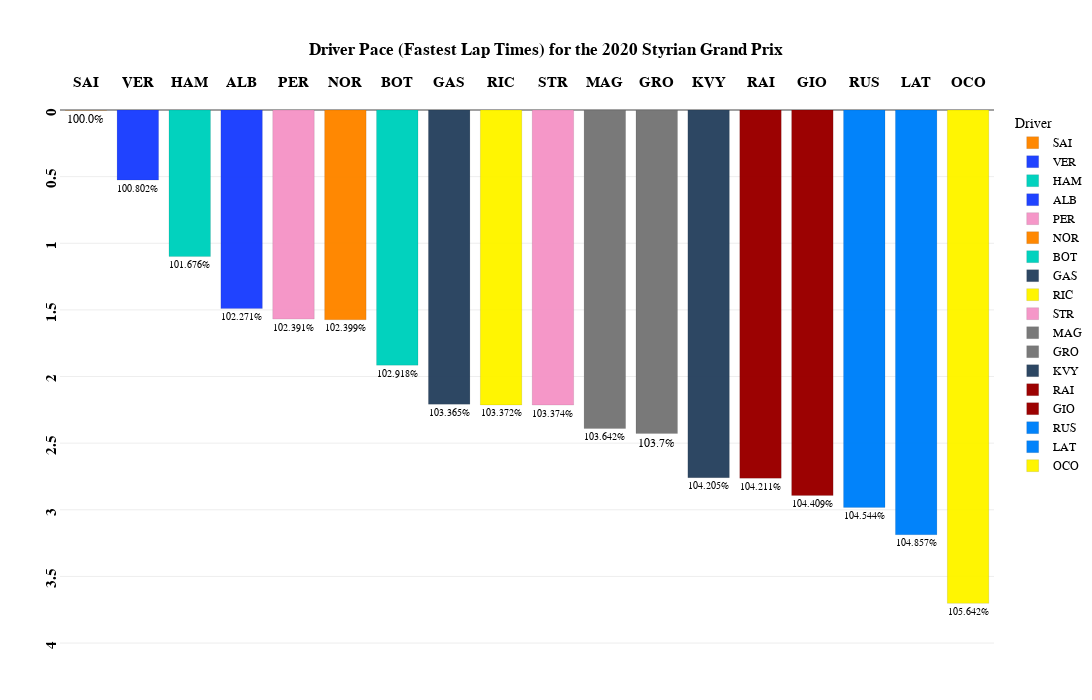

This figure's notebook cell:
### Code cell
fig_min=px.bar(
    transformed_laps_relative_min_all,
    x="Driver",
    y="Delta_Min_All",
    color='Driver',
    template="xgridoff",
    title="<b>Driver Pace (Fastest Lap Times) for the {} {}</b>".format(year,gp),
    text="Delta_Percent_All",
    height=700, width=1200,
    color_discrete_map={
                 "ALB": "#64C4FF",
                 "ALO": "#229971",
                 "BOT": "#52e252",
                 "GAS": "#0093cc",
                 "HAM": "#27F4D2",
                 "HUL": "#B6BABD",
                 "LEC": "#E80020",
                 "MAG": "#B6BABD",
                 "NOR": "#FF8000",
                 "OCO": "#0093cc",
                 "PER": "#3671C6",
                 "PIA": "#FF8000",
                 "RIC": "#6692FF",
                 "RUS": "#27F4D2",
                 "SAI": "#E80020",
                 "SAR": "#37BEDD",
                 "STR": "#229971",
                 "TSU": "#6692FF",
                 "VER": "#3671C6",
                 "ZHO": "#52e252"
          }
)

fig_min.update_traces(textposition='outside')

fig_min.update_traces(opacity=0.85)

fig_min.update_traces( marker_line_color='white',marker_line_width=1.5)

fig_min.update_yaxes(tickangle = -90,tickprefix="<b>",ticksuffix ="</b><br>")

fig_min.update_xaxes(tickangle = -0,tickprefix="<b>",ticksuffix ="</b><br>")

fig_min.update_yaxes(range=[transformed_laps_relative_min_all['Delta_Min_All'].max()+0.5, 0])

fig_min.update_layout(
    xaxis={'side': 'top'},
    yaxis={'side': 'left'}
)

fig_min.update_xaxes(title_text='')      # Remove axis titles
fig_min.update_yaxes(title_text='')

fig_min.update_xaxes(
        title_standoff = 75
)

fig_min.update_layout(
    title_x=0.5,
    margin=dict(l=60, r=5, t=110, b=30),
    hoverlabel=dict(
    bgcolor="white",
    font_size=16,
    font_family="PT Sans Narrow"
    ),
    yaxis = dict(tickfont = dict(size=15)),
    xaxis = dict(tickfont = dict(size=15)),
    font=dict(
        family="PT Sans Narrow",
        size=12,
        color="Black"
    ),
    title_font_family="PT Sans Narrow"
)
fig_min.update_yaxes(ticksuffix = "  ")

fig_min.update_traces( marker_line_color='Black',marker_line_width=0.1, opacity=0.99)

fig_min.show()

### Figure 1 — Plotly figure (JSON) as saved in the notebook; plotly's stock layout.template omitted (floating-point values rounded to 4 significant figures)
{"data": [{"alignmentgroup": "True", "hovertemplate": "Driver=%{x}<br>Delta_Min_All=%{y}<br>Delta_Percent_All=%{text}<extra></extra>", "legendgroup": "SAI", "marker": {"color": "#FF8700", "line": {"color": "Black", "width": 0.1}, "pattern": {"shape": ""}}, "name": "SAI", "offsetgroup": "SAI", "opacity": 0.99, "orientation": "v", "showlegend": true, "text": ["100.0%"], "textposition": "outside", "type": "bar", "x": ["SAI"], "xaxis": "x", "y": [0.001], "yaxis": "y"}, {"alignmentgroup": "True", "hovertemplate": "Driver=%{x}<br>Delta_Min_All=%{y}<br>Delta_Percent_All=%{text}<extra></extra>", "legendgroup": "VER", "marker": {"color": "#1E41FF", "line": {"color": "Black", "width": 0.1}, "pattern": {"shape": ""}}, "name": "VER", "offsetgroup": "VER", "opacity": 0.99, "orientation": "v", "showlegend": true, "text": ["100.802%"], "textposition": "outside", "type": "bar", "x": ["VER"], "xaxis": "x", "y": [0.526], "yaxis": "y"}, {"alignmentgroup": "True", "hovertemplate": "Driver=%{x}<br>Delta_Min_All=%{y}<br>Delta_Percent_All=%{text}<extra></extra>", "legendgroup": "HAM", "marker": {"color": "#00D2BE", "line": {"color": "Black", "width": 0.1}, "pattern": {"shape": ""}}, "name": "HAM", "offsetgroup": "HAM", "opacity": 0.99, "orientation": "v", "showlegend": true, "text": ["101.676%"], "textposition": "outside", "type": "bar", "x": ["HAM"], "xaxis": "x", "y": [1.1], "yaxis": "y"}, {"alignmentgroup": "True", "hovertemplate": "Driver=%{x}<br>Delta_Min_All=%{y}<br>Delta_Percent_All=%{text}<extra></extra>", "legendgroup": "ALB", "marker": {"color": "#1E41FF", "line": {"color": "Black", "width": 0.1}, "pattern": {"shape": ""}}, "name": "ALB", "offsetgroup": "ALB", "opacity": 0.99, "orientation": "v", "showlegend": true, "text": ["102.271%"], "textposition": "outside", "type": "bar", "x": ["ALB"], "xaxis": "x", "y": [1.49], "yaxis": "y"}, {"alignmentgroup": "True", "hovertemplate": "Driver=%{x}<br>Delta_Min_All=%{y}<br>Delta_Percent_All=%{text}<extra></extra>", "legendgroup": "PER", "marker": {"color": "#F596C8", "line": {"color": "Black", "width": 0.1}, "pattern": {"shape": ""}}, "name": "PER", "offsetgroup": "PER", "opacity": 0.99, "orientation": "v", "showlegend": true, "text": ["102.391%"], "textposition": "outside", "type": "bar", "x": ["PER"], "xaxis": "x", "y": [1.569], "yaxis": "y"}, {"alignmentgroup": "True", "hovertemplate": "Driver=%{x}<br>Delta_Min_All=%{y}<br>Delta_Percent_All=%{text}<extra></extra>", "legendgroup": "NOR", "marker": {"color": "#FF8700", "line": {"color": "Black", "width": 0.1}, "pattern": {"shape": ""}}, "name": "NOR", "offsetgroup": "NOR", "opacity": 0.99, "orientation": "v", "showlegend": true, "text": ["102.399%"], "textposition": "outside", "type": "bar", "x": ["NOR"], "xaxis": "x", "y": [1.574], "yaxis": "y"}, {"alignmentgroup": "True", "hovertemplate": "Driver=%{x}<br>Delta_Min_All=%{y}<br>Delta_Percent_All=%{text}<extra></extra>", "legendgroup": "BOT", "marker": {"color": "#00D2BE", "line": {"color": "Black", "width": 0.1}, "pattern": {"shape": ""}}, "name": "BOT", "offsetgroup": "BOT", "opacity": 0.99, "orientation": "v", "showlegend": true, "text": ["102.918%"], "textposition": "outside", "type": "bar", "x": ["BOT"], "xaxis": "x", "y": [1.915], "yaxis": "y"}, {"alignmentgroup": "True", "hovertemplate": "Driver=%{x}<br>Delta_Min_All=%{y}<br>Delta_Percent_All=%{text}<extra></extra>", "legendgroup": "GAS", "marker": {"color": "#2B4562", "line": {"color": "Black", "width": 0.1}, "pattern": {"shape": ""}}, "name": "GAS", "offsetgroup": "GAS", "opacity": 0.99, "orientation": "v", "showlegend": true, "text": ["103.365%"], "textposition": "outside", "type": "bar", "x": ["GAS"], "xaxis": "x", "y": [2.208], "yaxis": "y"}, {"alignmentgroup": "True", "hovertemplate": "Driver=%{x}<br>Delta_Min_All=%{y}<br>Delta_Percent_All=%{text}<extra></extra>", "legendgroup": "RIC", "marker": {"color": "#FFF500", "line": {"color": "Black", "width": 0.1}, "pattern": {"shape": ""}}, "name": "RIC", "offsetgroup": "RIC", "opacity": 0.99, "orientation": "v", "showlegend": true, "text": ["103.372%"], "textposition": "outside", "type": "bar", "x": ["RIC"], "xaxis": "x", "y": [2.213], "yaxis": "y"}, {"alignmentgroup": "True", "hovertemplate": "Driver=%{x}<br>Delta_Min_All=%{y}<br>Delta_Percent_All=%{text}<extra></extra>", "legendgroup": "STR", "marker": {"color": "#F596C8", "line": {"color": "Black", "width": 0.1}, "pattern": {"shape": ""}}, "name": "STR", "offsetgroup": "STR", "opacity": 0.99, "orientation": "v", "showlegend": true, "text": ["103.374%"], "textposition": "outside", "type": "bar", "x": ["STR"], "xaxis": "x", "y": [2.214], "yaxis": "y"}, {"alignmentgroup": "True", "hovertemplate": "Driver=%{x}<br>Delta_Min_All=%{y}<br>Delta_Percent_All=%{text}<extra></extra>", "legendgroup": "MAG", "marker": {"color": "#787878", "line": {"color": "Black", "width": 0.1}, "pattern": {"shape": ""}}, "name": "MAG", "offsetgroup": "MAG", "opacity": 0.99, "orientation": "v", "showlegend": true, "text": ["103.642%"], "textposition": "outside", "type": "bar", "x": ["MAG"], "xaxis": "x", "y": [2.39], "yaxis": "y"}, {"alignmentgroup": "True", "hovertemplate": "Driver=%{x}<br>Delta_Min_All=%{y}<br>Delta_Percent_All=%{text}<extra></extra>", "legendgroup": "GRO", "marker": {"color": "#787878", "line": {"color": "Black", "width": 0.1}, "pattern": {"shape": ""}}, "name": "GRO", "offsetgroup": "GRO", "opacity": 0.99, "orientation": "v", "showlegend": true, "text": ["103.7%"], "textposition": "outside", "type": "bar", "x": ["GRO"], "xaxis": "x", "y": [2.428], "yaxis": "y"}, {"alignmentgroup": "True", "hovertemplate": "Driver=%{x}<br>Delta_Min_All=%{y}<br>Delta_Percent_All=%{text}<extra></extra>", "legendgroup": "KVY", "marker": {"color": "#2B4562", "line": {"color": "Black", "width": 0.1}, "pattern": {"shape": ""}}, "name": "KVY", "offsetgroup": "KVY", "opacity": 0.99, "orientation": "v", "showlegend": true, "text": ["104.205%"], "textposition": "outside", "type": "bar", "x": ["KVY"], "xaxis": "x", "y": [2.759], "yaxis": "y"}, {"alignmentgroup": "True", "hovertemplate": "Driver=%{x}<br>Delta_Min_All=%{y}<br>Delta_Percent_All=%{text}<extra></extra>", "legendgroup": "RAI", "marker": {"color": "#9B0000", "line": {"color": "Black", "width": 0.1}, "pattern": {"shape": ""}}, "name": "RAI", "offsetgroup": "RAI", "opacity": 0.99, "orientation": "v", "showlegend": true, "text": ["104.211%"], "textposition": "outside", "type": "bar", "x": ["RAI"], "xaxis": "x", "y": [2.763], "yaxis": "y"}, {"alignmentgroup": "True", "hovertemplate": "Driver=%{x}<br>Delta_Min_All=%{y}<br>Delta_Percent_All=%{text}<extra></extra>", "legendgroup": "GIO", "marker": {"color": "#9B0000", "line": {"color": "Black", "width": 0.1}, "pattern": {"shape": ""}}, "name": "GIO", "offsetgroup": "GIO", "opacity": 0.99, "orientation": "v", "showlegend": true, "text": ["104.409%"], "textposition": "outside", "type": "bar", "x": ["GIO"], "xaxis": "x", "y": [2.893], "yaxis": "y"}, {"alignmentgroup": "True", "hovertemplate": "Driver=%{x}<br>Delta_Min_All=%{y}<br>Delta_Percent_All=%{text}<extra></extra>", "legendgroup": "RUS", "marker": {"color": "#0082fa", "line": {"color": "Black", "width": 0.1}, "pattern": {"shape": ""}}, "name": "RUS", "offsetgroup": "RUS", "opacity": 0.99, "orientation": "v", "showlegend": true, "text": ["104.544%"], "textposition": "outside", "type": "bar", "x": ["RUS"], "xaxis": "x", "y": [2.982], "yaxis": "y"}, {"alignmentgroup": "True", "hovertemplate": "Driver=%{x}<br>Delta_Min_All=%{y}<br>Delta_Percent_All=%{text}<extra></extra>", "legendgroup": "LAT", "marker": {"color": "#0082fa", "line": {"color": "Black", "width": 0.1}, "pattern": {"shape": ""}}, "name": "LAT", "offsetgroup": "LAT", "opacity": 0.99, "orientation": "v", "showlegend": true, "text": ["104.857%"], "textposition": "outside", "type": "bar", "x": ["LAT"], "xaxis": "x", "y": [3.187], "yaxis": "y"}, {"alignmentgroup": "True", "hovertemplate": "Driver=%{x}<br>Delta_Min_All=%{y}<br>Delta_Percent_All=%{text}<extra></extra>", "legendgroup": "OCO", "marker": {"color": "#FFF500", "line": {"color": "Black", "width": 0.1}, "pattern": {"shape": ""}}, "name": "OCO", "offsetgroup": "OCO", "opacity": 0.99, "orientation": "v", "showlegend": true, "text": ["105.642%"], "textposition": "outside", "type": "bar", "x": ["OCO"], "xaxis": "x", "y": [3.702], "yaxis": "y"}], "layout": {"barmode": "relative", "font": {"color": "Black", "family": "PT Sans Narrow", "size": 12}, "height": 700, "hoverlabel": {"bgcolor": "white", "font": {"family": "PT Sans Narrow", "size": 16}}, "legend": {"title": {"text": "Driver"}, "tracegroupgap": 0}, "margin": {"b": 30, "l": 60, "r": 5, "t": 110}, "title": {"font": {"family": "PT Sans Narrow"}, "text": "<b>Driver Pace (Fastest Lap Times) for the 2020 Styrian Grand Prix</b>", "x": 0.5}, "width": 1200, "xaxis": {"anchor": "y", "categoryarray": ["SAI", "VER", "HAM", "ALB", "PER", "NOR", "BOT", "GAS", "RIC", "STR", "MAG", "GRO", "KVY", "RAI", "GIO", "RUS", "LAT", "OCO"], "categoryorder": "array", "domain": [0, 1], "side": "top", "tickangle": 0, "tickfont": {"size": 15}, "tickprefix": "<b>", "ticksuffix": "</b><br>", "title": {"standoff": 75, "text": ""}}, "yaxis": {"anchor": "x", "domain": [0, 1], "range": [4.202, 0], "side": "left", "tickangle": -90, "tickfont": {"size": 15}, "tickprefix": "<b>", "ticksuffix": "  ", "title": {"text": ""}}}}
